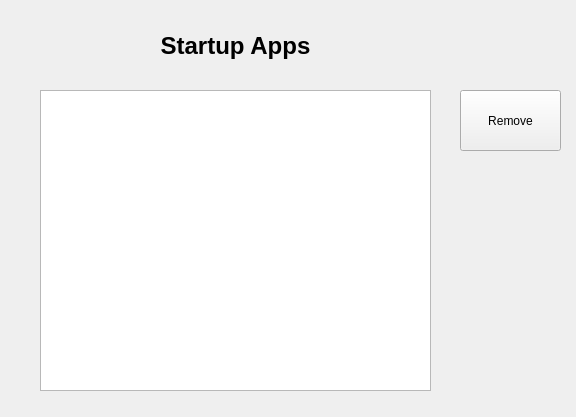
<?xml version="1.0" encoding="UTF-8"?>
<ui version="4.0">
 <class>form_startup</class>
 <widget class="QWidget" name="form_startup">
  <property name="geometry">
   <rect>
    <x>0</x>
    <y>0</y>
    <width>576</width>
    <height>417</height>
   </rect>
  </property>
  <property name="windowTitle">
   <string>Startup Apps</string>
  </property>
  <widget class="QLabel" name="lbl_header">
   <property name="geometry">
    <rect>
     <x>70</x>
     <y>20</y>
     <width>331</width>
     <height>51</height>
    </rect>
   </property>
   <property name="font">
    <font>
     <pointsize>18</pointsize>
     <weight>75</weight>
     <bold>true</bold>
    </font>
   </property>
   <property name="text">
    <string>Startup Apps</string>
   </property>
   <property name="textFormat">
    <enum>Qt::MarkdownText</enum>
   </property>
   <property name="alignment">
    <set>Qt::AlignCenter</set>
   </property>
  </widget>
  <widget class="QPushButton" name="btn_remove_from_startup_apps">
   <property name="geometry">
    <rect>
     <x>460</x>
     <y>90</y>
     <width>101</width>
     <height>61</height>
    </rect>
   </property>
   <property name="text">
    <string>Remove</string>
   </property>
  </widget>
  <widget class="QListView" name="listview_startupapps">
   <property name="geometry">
    <rect>
     <x>40</x>
     <y>90</y>
     <width>391</width>
     <height>301</height>
    </rect>
   </property>
  </widget>
 </widget>
 <resources/>
 <connections/>
</ui>
